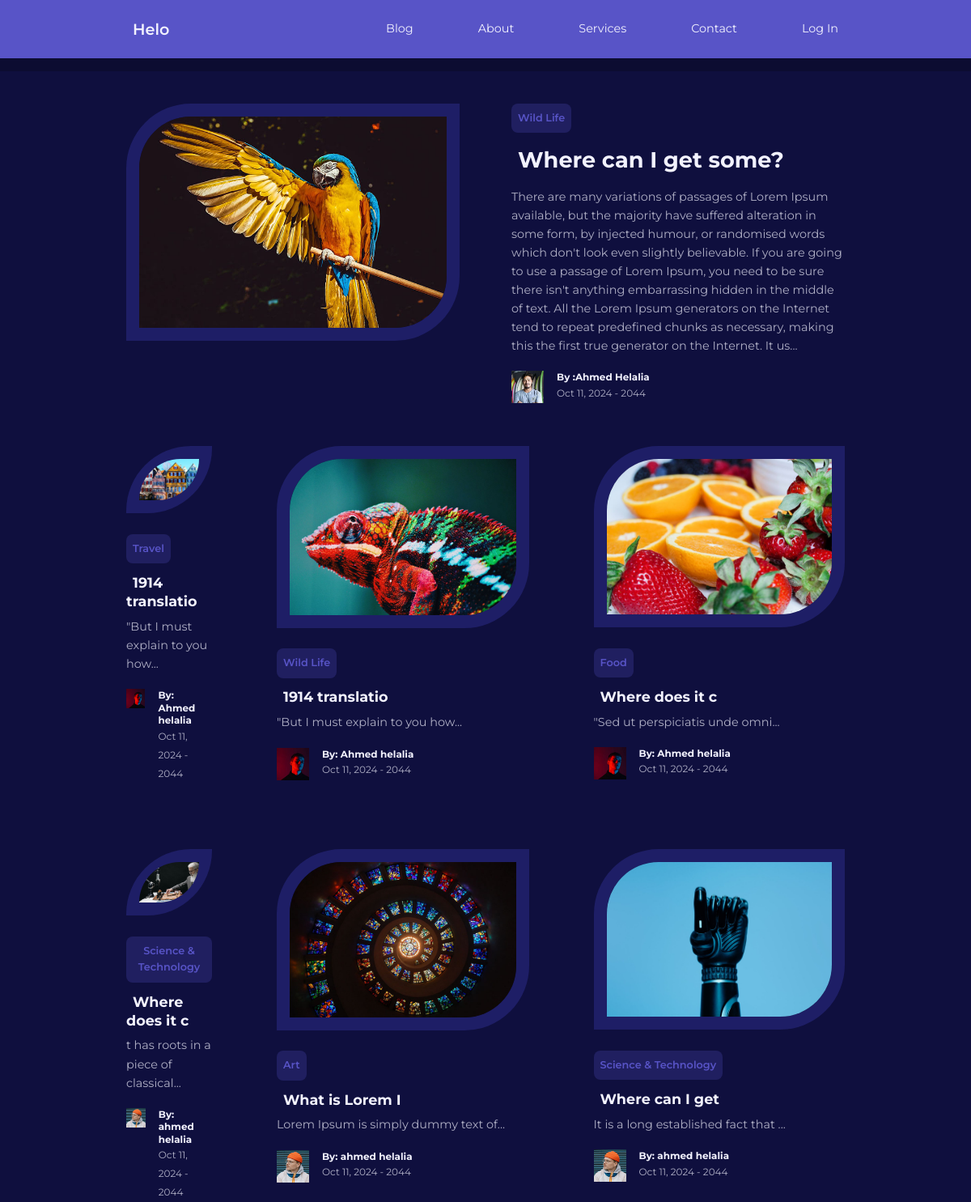
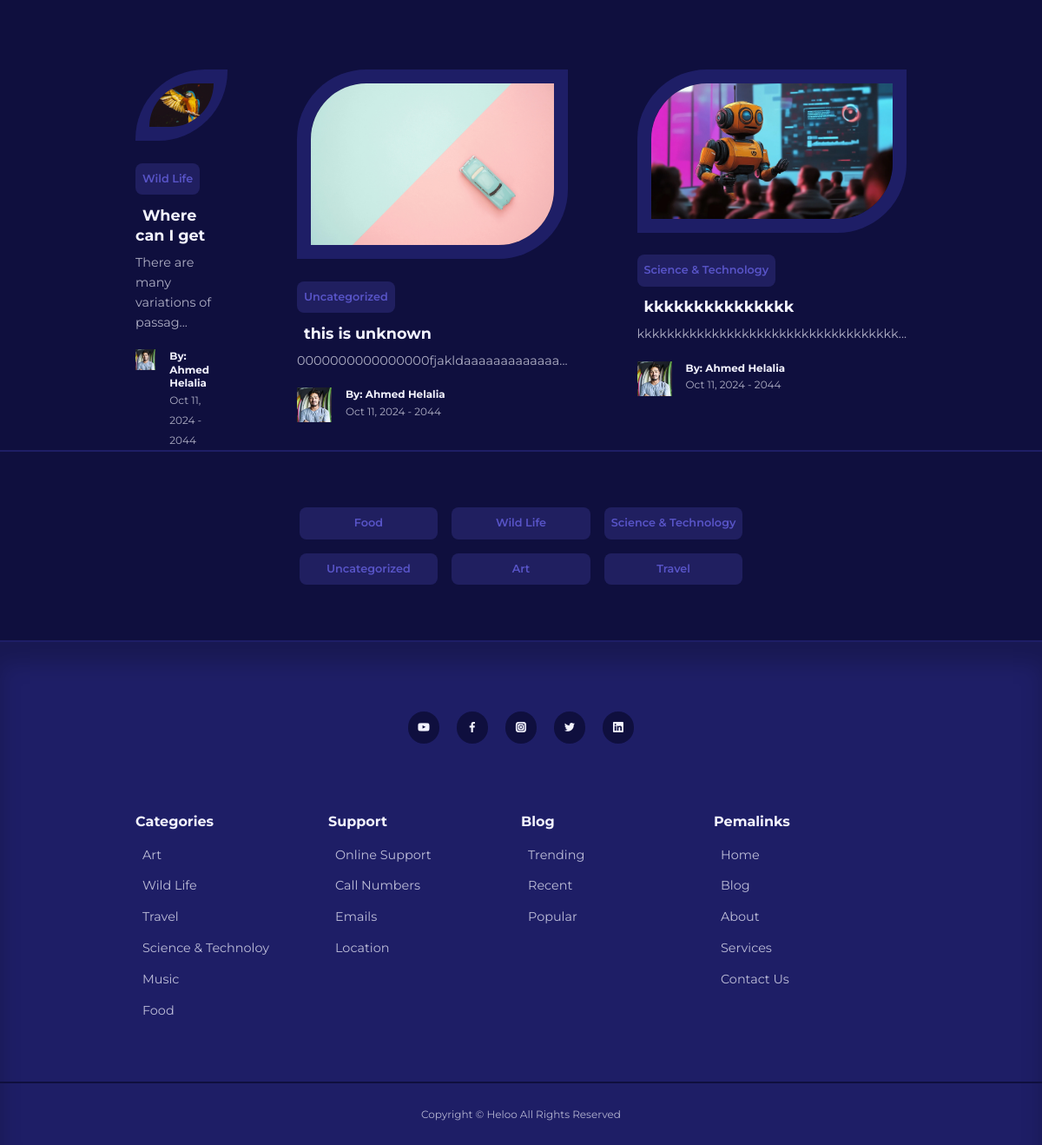
The page / on the database its author committed (2 pictures, top to bottom).
### tables this page shows
CREATE TABLE `posts` (
  `id` int(10) UNSIGNED NOT NULL,
  `title` varchar(255) NOT NULL,
  `body` text NOT NULL,
  `thumbnail` varchar(255) NOT NULL,
  `date_time` timestamp NOT NULL DEFAULT current_timestamp(),
  `category_id` int(10) UNSIGNED DEFAULT NULL,
  `author_id` int(10) UNSIGNED NOT NULL,
  `is_featured` tinyint(1) NOT NULL
);

CREATE TABLE `categories` (
  `id` int(10) UNSIGNED NOT NULL,
  `title` varchar(50) NOT NULL,
  `description` text NOT NULL
);

CREATE TABLE `users` (
  `id` int(10) UNSIGNED NOT NULL,
  `firstname` varchar(30) NOT NULL,
  `lastname` varchar(30) NOT NULL,
  `username` varchar(15) NOT NULL,
  `email` varchar(100) NOT NULL,
  `password` varchar(255) NOT NULL,
  `avatar` varchar(255) NOT NULL,
  `admin` tinyint(1) NOT NULL
);

### index.php (the view)
<?php
include 'inc/blog-header.php';
$featured_query = "SELECT * FROM `posts` WHERE `is_featured` = 1";
$featured_result = mysqli_query($conn,$featured_query);
$featured_post = mysqli_fetch_assoc($featured_result);
$sql = "SELECT * FROM `posts` ORDER BY `date_time` DESC LIMIT 9";
$posts = mysqli_query($conn,$sql);
?>
   <?php if (mysqli_num_rows($featured_result)==1) : ?>
    <section class="featured">
        <div class="container featured__container">
            <div class="post__thumbnail">
                <img src="images/<?= $featured_post['thumbnail'] ?>">
            </div>
            <div class="post__info">
                <?php
                $category_id = $featured_post['category_id'];
                $category_query = "SELECT * FROM `categories` WHERE `id` = '$category_id'";
                $category_result = mysqli_query($conn,$category_query);
                $category = mysqli_fetch_assoc($category_result);
                ?>
                <a href="<?= ROOT_URL ?>category-posts.php?id=<?= $category['id']?>" class="category__button"><?= $category['title'] ?></a>
                <h2 class="post__title"><a href="<?= ROOT_URL ?>post.php?id=<?= $featured_post['id']?>"> <?= $featured_post['title'] ?></a></h2>
                <p class="post__body">
                     <?= substr($featured_post['body'] ,0,500)?>...
                </p>
                <div class="post__author">
                    <?php
                    $author_id = $featured_post['author_id'];
                    $author_query  = "SELECT * FROM `users` WHERE `id` = $author_id;";
                    $author_result = mysqli_query($conn,$author_query);
                    $author = mysqli_fetch_assoc($author_result);
                     ?>
                    <div class="post__author-avatar">
                        <img src="images/<?= $author['avatar'] ?>">
                    </div>
                    <div class="post__author-info">
                        <h5>By :<?=  $author['firstname'] ." ". $author['lastname'] ?></h5>
                        <small><?= date("M d, Y - Hi")?></small>
                    </div>
                </div>
            </div>
        </div>
    </section>
    <?php endif; ?>
    <section class="posts <?= $featured_post ? '' : 'section_extra_margin' ?>">
        <div class="container posts__container">
           <?php while($post = mysqli_fetch_assoc($posts)): ?>
            <article class="post">
                <div class="post__thumbnail">
                    <img src="images/<?= $post['thumbnail'] ?>">
                </div>
                <div class="post__info">
                <?php
                $category_id = $post['category_id'];
                $category_query = "SELECT * FROM `categories` WHERE `id` = '$category_id'";
                $category_result = mysqli_query($conn,$category_query);
                $category = mysqli_fetch_assoc($category_result);
                ?>
                    <a href="<?= ROOT_URL ?>category-posts.php?id=<?= $category['id'] ?>" class="category__button"><?= $category['title'] ?></a>
                    <h3 class="post__title"><a href="<?= ROOT_URL ?>post.php?id=<?= $post['id'] ?>"><?= substr($post['title'],0,15)?></a></h3>
                    <p class="post__body">
                    <?=  substr($post['body'],0 , 35); ?>...
                    </p>
                    <?php
                    $author_id = $post['author_id'];
                    $author_query  = "SELECT * FROM `users` WHERE `id` = $author_id;";
                    $author_result = mysqli_query($conn,$author_query);
                    $author = mysqli_fetch_assoc($author_result);
                     ?>
                    <div class="post__author">
                        <div class="post__author-avatar">
                            <img src="images/<?= $author['avatar'] ?>">
                        </div>
                        <div class="post__author-info">
                            <h5>By: <?=  $author['firstname'] ." ". $author['lastname'] ?> </h5>
                            <small><?= date("M d, Y - Hi")?></small>
                        </div>
                    </div>
                </div>
            </article>
            <?php endwhile; ?>
        </div>
    </section>
     <div class="category__buttons">
        <div class="container category__buttons-container">
            <?php
            $all_categories_query = "SELECT * FROM `categories`";
            $all_categories = mysqli_query($conn,$all_categories_query);
             ?>
             <?php while($category=mysqli_fetch_assoc($all_categories)):?>
              <a href="<?= ROOT_URL ?>category-posts.php?id=<?= $category['id'] ?>" class="category__button"><?= $category['title'] ?></a>
             <?php endwhile;?>
        </div>
     </div>
<?php include("inc/footer.php") ?>

### inc/blog-header.php (shortened to what this page needs)
<!DOCTYPE html>
<html lang="en">
<head>
    <link rel="stylesheet" href="<?= ROOT_URL ?>/css/style.css">
    <link rel="stylesheet" href="https://unicons.iconscout.com/release/v4.0.8/css/line.css">
</head>
<body>
    <nav>
        <div class="container nav__container">
            <a href="<?= ROOT_URL ?>" class="nav__logo">Helo</a>
            <ul class="nav__items">
                <li><a href="<?= ROOT_URL ?>blog.php">Blog</a></li>
                <li><a href="<?= ROOT_URL?>about.php">About</a></li>
                <li><a href="<?=ROOT_URL ?>services.php">Services</a></li>
                <li><a href="<?= ROOT_URL ?>contact.php">Contact</a></li>
                <?php if(isset($_SESSION['user_id'])): ?>
                <li class="nav__profile">
                    <div class="avatar">
                    <img src="<?= ROOT_URL . 'images/'.$avatar['avatar']?>" alt="alt">
                    </div>
                    <ul>
                        <li><a href="<?= ROOT_URL ?>admin/index.php">Dashboard</a></li>
                        <li><a href="<?= ROOT_URL ?>logout.php">Log Out</a></li>
                    </ul>
                </li>
                <?php else: ?>
                    <li><a href="<?= ROOT_URL ?>login.php">Log In</a></li>
                <?php endif;?>
            </ul>
        </div>
    </nav>

### inc/footer.php (shortened to what this page needs)
<footer>
        <div class="footer__socials">
            <a href="https://youtube.com/" target="_blank"><i class="uil uil-youtube"></i></a>
            <a href="https://facebook.com/" target="_blank"><i class="uil uil-facebook-f"></i></a>
            <a href="https://instagram.com/" target="_blank"><i class="uil uil-instagram-alt"></i></a>
            <a href="https://twitter.com/" target="_blank"><i class="uil uil-twitter"></i></a>
            <a href="https://linkedin.com/" target="_blank"><i class="uil uil-linkedin"></i></a>
        </div>
        <div class="container footer__container">
            <article>
                <h4>Categories</h4>
                <ul>
                    <li><a href="">Art</a></li>
                    <li><a href="">Wild Life</a></li>
                    <li><a href="">Travel</a></li>
                    <li><a href="">Science & Technoloy</a></li>
                    <li><a href="">Music</a></li>
                    <li><a href="">Food</a></li>
                </ul>
            </article>
            <article>
                <h4>Support</h4>
                <ul>
                    <li><a href="">Online Support</a></li>
                    <li><a href="">Call Numbers</a></li>
                    <li><a href="">Emails</a></li>
                    <li><a href="">Location</a></li>
                </ul>
            </article>
            <article>
                <h4>Blog</h4>
                <ul>
                    <li><a href="">Trending</a></li>
                    <li><a href="">Recent</a></li>
                    <li><a href="">Popular</a></li>
                </ul>
            </article>
            <article>
                <h4>Pemalinks</h4>
                <ul>
                    <li><a href="">Home</a></li>
                    <li><a href="">Blog</a></li>
                    <li><a href="">About</a></li>
                    <li><a href="">Services</a></li>
                    <li><a href="">Contact Us</a></li>
                </ul>
            </article>
        </div>
        <div class="footer__copyright">
            <small>Copyright &copy; Heloo All Rights Reserved</small>
        </div>
      </footer>
</body>
</html>

### css/style.css (style rules this page uses)
:root { --color-primary-light: hsl(242, 91%, 69%, 18%); --color-primary-variant: #5854c7; --color-red: #da0f3f; --color-red-light: hsl(346, 87%, 46%, 15%); --color-green: #00c476; --color-green-light: hsl(156, 100%, 38%, 15%); --color-gray-900: #1e1e66; --color-gray-700: #2d2b7c; --color-gray-300: rgba(242, 242, 254, 0.3); --color-gray-200: rgba(242, 242, 254, 0.7); --color-white: #f2f2fe; --color-bg: #0f0f3e; --transition: all 300ms ease; --container-width-lg: 74%; --container-width-md: 88%; --form-width: 40%; --card-border-radius-1: 0.3rem; --card-border-radius-2: 0.5rem; --card-border-radius-3: 0.8rem; --card-border-radius-4: 2rem; --card-border-radius-5: 5rem; }
* { margin:0; padding:0; border:0; outline:0; appearance: 0; list-style: none; text-decoration:none; box-sizing: border-box; }
a { text-decoration: none; }
body { font-family: 'Montserrat',sans-serif; line-height: 1.6; color:var(--color-gray-200); overflow-x : hidden; background-color: var(--color-bg); font-size:0.9rem; }
.container { width: var(--container-width-lg); max-width: 1800px; margin-inline: auto; }
section { margin-top : 3rem; width : 100vw; }
h1,h2,h3,h4,h5 { color : var(--color-white); line-height: 1.3; }
h2 { font-size: 1.7rem; margin: 1rem 0; }
h3 { font-size: 1.1rem; margin: 0.8rem 0 0.5rem; }
h4 { font-size: 1rem; }
a { color: var(--color-white); transition: var(--transition); padding: 8px; }
img { display: block; width:100%; object-fit: cover; }
nav { background:var(--color-primary-variant); width: 100vw; height: 4.5rem; position:fixed; top:0; z-index: 10; box-shadow: 0 1rem rgba(0, 0, 0, 0.2); }
.nav__container { height: 100%; display: flex; align-items: center; justify-content: space-between; }
.nav__logo { font-weight: 600; font-size: 1.2rem; }
.nav__items { display: flex; align-items: center; gap:4rem; }
.category__button { background: var(--color-primary-light); color:var(--color-primary-variant); display: inline-block; border-radius:var(--card-border-radius-2); font-weight: 600; font-size: 0.8rem; text-align: center; }
.post__thumbnail { border-radius: var(--card-border-radius-5) 0; border: 1rem solid var(--color-gray-900); overflow: hidden; margin-bottom: 1.6rem; }
.post__author { display: flex; gap:1rem; margin-top:1.2rem; }
.post__author-avatar { width:2.5rem; height:2.5rem; border-radius: 40%; margin-bottom: 5px; }
.featured { margin-top:8rem; }
.featured__container { display: grid; grid-template-columns: 1fr 1fr; gap:4rem; }
.featured .post__thumbnail { height: fit-content ; }
.posts__container { display: grid; grid-template-columns: repeat(3, 1fr); gap:5rem; margin-bottom: 5; }
.category__buttons { padding:4rem 0; border-top:2px solid var(--color-gray-900); border-bottom:2px solid var(--color-gray-900); }
.category__buttons-container { width: fit-content; display: grid; grid-template-columns: repeat(3, 1fr); gap:1rem; }
footer { background-color: var(--color-gray-900); padding: 5rem 0 0; box-shadow: inset 0 1.5rem 1.5rem rgba(0,0,0, 0.2); }
.footer__socials { margin-inline: auto; width:fit-content; margin-bottom: 5rem; display: flex; justify-content: space-between; align-items: center; gap:1.2rem; }
.footer__socials a { background:var(--color-bg); border-radius: 50%; width:2.3rem; height:2.3rem; display: flex; justify-content: center; align-items: center; }
.footer__container { display: grid; grid-template-columns: repeat(4,1fr); }
footer h4 { color:var(--color-white); margin-bottom: 0.6rem; }
footer ul li { padding:0.4rem 0; }
footer ul a { opacity:0.75; }
.footer__copyright { text-align:center; padding:1.5rem 0; border-top:2px solid var(--color-bg); margin-top:4rem; }

### rows shown on the page
posts: thumbnail (picture), title "Where can I get some?", body "There are many variations of passages of Lorem Ipsum available, but the majority have suffered alteration in some form, by injected humour, or randomised words which don't look even slightly believable. If you are going to use a passage of Lorem Ipsum, you need to be sure there isn't anything embarrassing hidden in the middle of text. All the Lorem Ipsum generators on the Internet tend to repeat predefined chunks as necessary, making this the first true generator on the Internet. It us", category.title "Wild Life", title "Where can I get", body "There are many variations of passag", author.avatar (picture), author.firstname "Ahmed", author.lastname "Helalia"
categories: title "Wild Life"
users: avatar (picture), firstname "Ahmed", lastname "Helalia"
posts: thumbnail (picture), category.title "Travel", title "1914 translatio", body "\"But I must explain to you how", author.avatar (picture), author.firstname "Ahmed", author.lastname "helalia"
posts: thumbnail (picture), category.title "Wild Life", title "1914 translatio", body "\"But I must explain to you how", author.avatar (picture), author.firstname "Ahmed", author.lastname "helalia"
posts: thumbnail (picture), category.title "Food", title "Where does it c", body "\"Sed ut perspiciatis unde omni", author.avatar (picture), author.firstname "Ahmed", author.lastname "helalia"
posts: thumbnail (picture), category.title "Science & Technology", title "Where does it c", body "t has roots in a piece of classical", author.avatar (picture), author.firstname "ahmed", author.lastname "helalia"
posts: thumbnail (picture), category.title "Art", title "What is Lorem I", body "Lorem Ipsum is simply dummy text of", author.avatar (picture), author.firstname "ahmed", author.lastname "helalia"
posts: thumbnail (picture), category.title "Science & Technology", title "Where can I get", body "It is a long established fact that", author.avatar (picture), author.firstname "ahmed", author.lastname "helalia"
posts: thumbnail (picture), category.title "Uncategorized", title "this is unknown", body "0000000000000000fjakldaaaaaaaaaaaaa", author.avatar (picture), author.firstname "Ahmed", author.lastname "Helalia"
posts: thumbnail (picture), category.title "Science & Technology", title "kkkkkkkkkkkkkkk", body "kkkkkkkkkkkkkkkkkkkkkkkkkkkkkkkkkkk", author.avatar (picture), author.firstname "Ahmed", author.lastname "Helalia"
categories: title "Food"
categories: title "Science & Technology"
categories: title "Uncategorized"
categories: title "Art"
categories: title "Travel"
